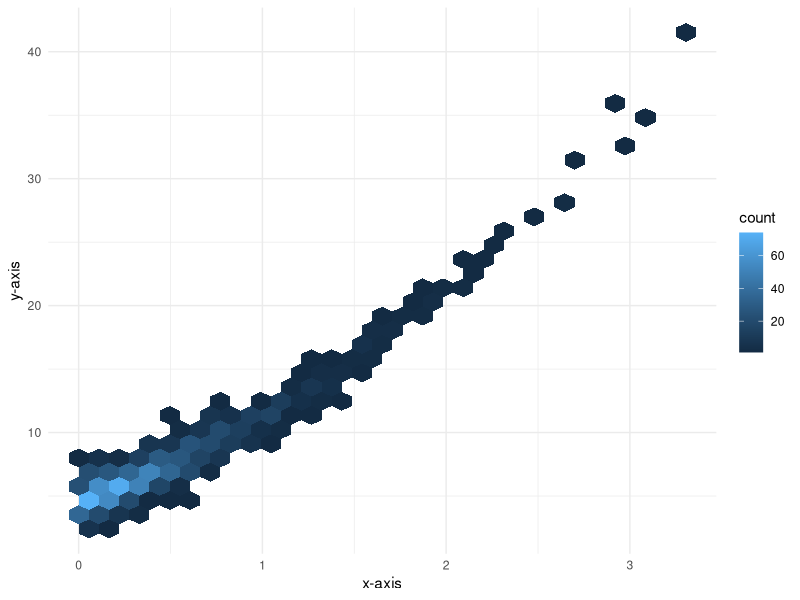
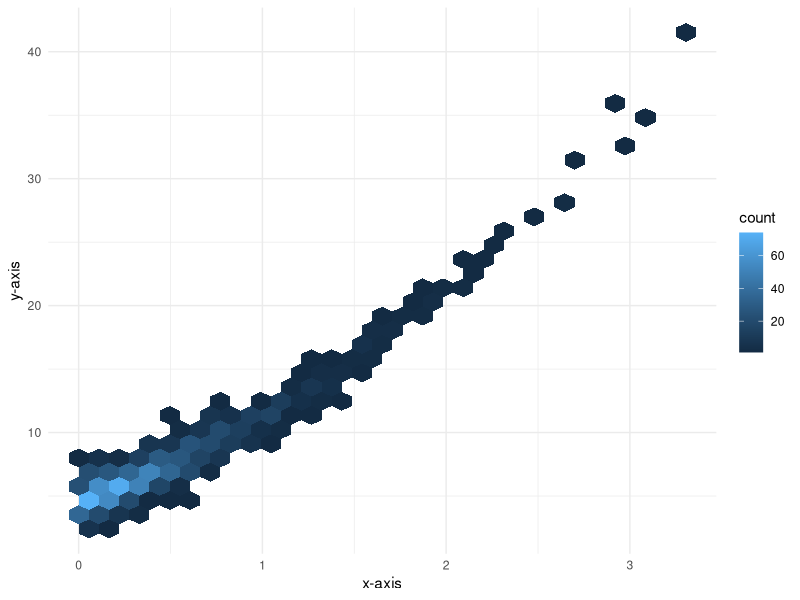

The R script that drew these images, in order:
library(ggplot2)
library(magrittr)

d <- data.frame(
  x = rexp(1000, rate = 2)
)
d$y <- (d$x + 2)^2.2 + rnorm(1000)

d %>%  
  ggplot(aes(x=x, y=y)) + 
  geom_hex() + 
  theme_minimal() + 
  labs(
    x = 'x-axis', y = 'y-axis'
  )

ggsave(filename = 'hex.pdf', device = 'pdf', bg = 'transparent')